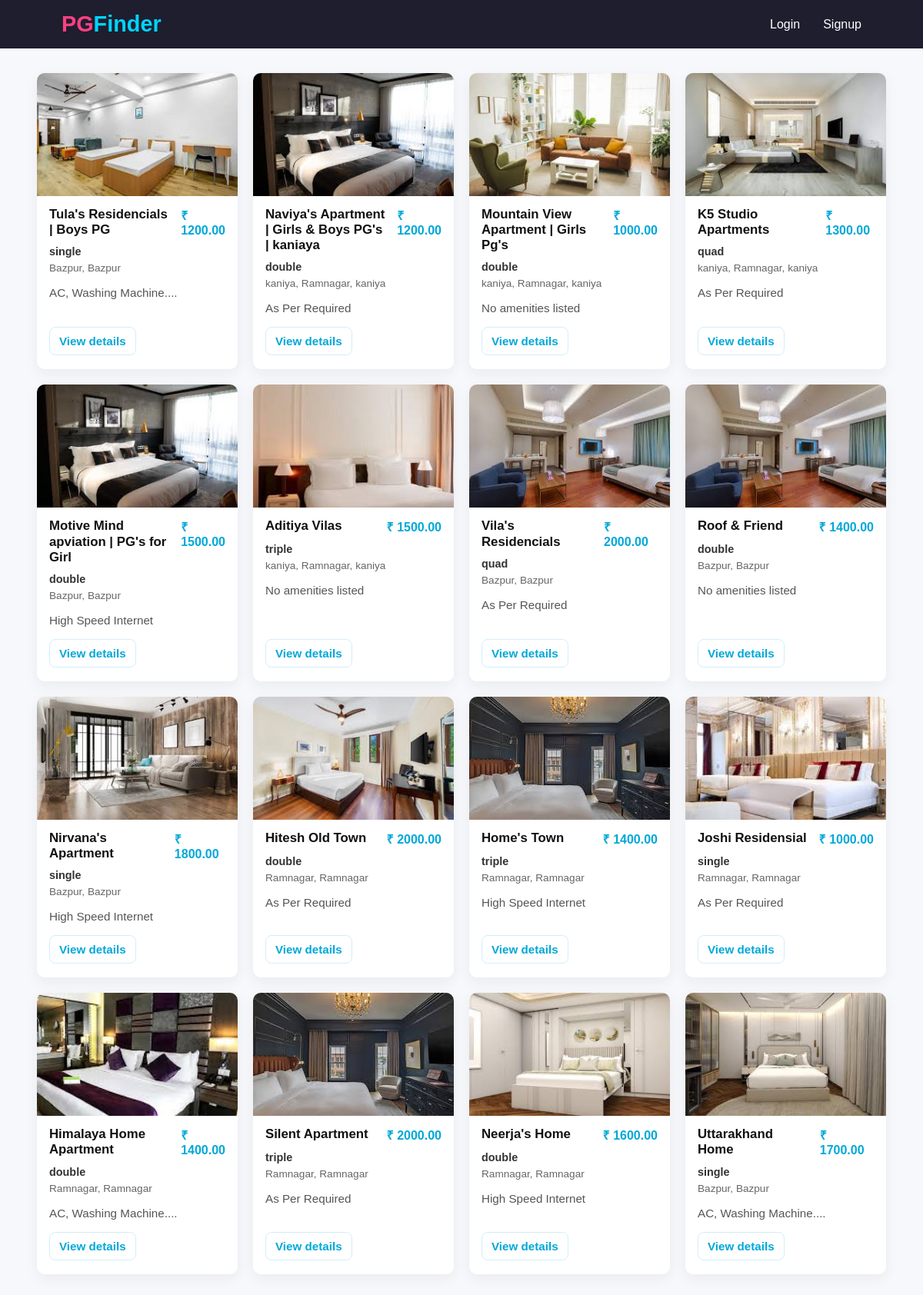
Page /pgs/ on the committed database.
### pgs/models.py (models this page shows, shortened)
class PGImage(models.Model):
    pg = models.ForeignKey(PgListing, on_delete=models.CASCADE, related_name="images")
    pg_image = models.ImageField(upload_to='pg_images/')
    uploaded_at = models.DateTimeField(auto_now_add=True)

class PgListing(models.Model):
    owner = models.ForeignKey(Users, on_delete=models.CASCADE)
    title = models.CharField(max_length=100)
    slug = models.SlugField(max_length=200,unique=True)
    description = models.TextField()
    address = models.CharField(max_length=255)
    city = models.CharField(max_length=100)
    state = models.CharField(max_length=100)
    pin_code = models.CharField(max_length=10)
    price_per_month = models.DecimalField(max_digits=10, decimal_places=2)
    available_from = models.DateField(auto_now_add=False)
    is_available = models.BooleanField(default=True)
    type_of_pg = models.CharField(max_length=20,blank=True,null=True, choices=[
        ('boys','Boys'),
        ('girls','Girls'),
        ('coed','Coed'),
        ('family','Family')
    ])
    amenities = models.TextField(help_text="Comma-separated list of amenities", blank=True, null=True)
    sharing_type = models.CharField(max_length=20, choices=[
        ('single','Single'),
        ('double','Double'),
        ('triple','Triple'),
        ('quad','Quad'),
    ])
    created_at = models.DateTimeField(auto_now_add=True)
    updated_at = models.DateTimeField(auto_now=True)

### pgs/views.py (the view)
# urls.py: path('pgs/', include('pgs.urls')),
def pgs(request):
    pgs = PgListing.objects.filter(owner__is_owner=True)
    context = {
        'pgs': pgs
    }
    return render(request, 'pgs/pgs.html', context)

### templates/pgs/pgs.html (shortened to what this page needs)
{% extends "base.html" %}
{% load static %}
{% block newlink %}
<link rel="stylesheet" href="{% static 'css/pgs.css' %}">
{% endblock %}
{% block content %}
<section class="pgs-page">
  <div class="container">
    {% if pgs %}
      <div class="grid">
        {% for pg in pgs %}
          <article class="card" aria-labelledby="title-{{ forloop.counter }}">
            <a class="cover-link" href="{% url 'pg_detail' pg.slug %}">
              <div class="cover">
                {% if pg.images.all %}
                  {% for pgimg in pg.images.all %}
                    {% if forloop.first %}
                      <img src="{{ pgimg.pg_image.url }}" alt="{{ pg.title }}">
                    {% endif %}
                  {% endfor %}
                {% else %}
                  <img src="{% static 'images/pg-placeholder.png' %}" alt="No image">
                {% endif %}
              </div>
            </a>
            <div class="card-body">
              <div class="card-top">
                <h3 id="title-{{ forloop.counter }}">{{ pg.title }}</h3>
                <div class="price">₹ {{ pg.price_per_month }}</div>
              </div>
              <div class="meta">
                <span class="sharing">{{ pg.sharing_type }}</span>
                <span class="pin">{{ pg.address }}, {{ pg.city }}</span>
              </div>
              <p class="amenities">{{ pg.amenities|default:"No amenities listed" }}</p>
              <div class="card-actions">
                <a class="button outline" href="{% url 'pg_detail' pg.slug %}">View details</a>
              </div>
            </div>
          </article>
        {% endfor %}
      </div>
    {% else %}
      <div class="empty">
        <p>No PGs found.</p>
      </div>
    {% endif %}
  </div>
</section>
{% endblock %}

### templates/base.html (shortened to what this page needs)
{% load static %}
<!DOCTYPE html>
<html lang="en">
<head>
  {% block link %}
  <link rel="stylesheet" href="{% static 'css/nav.css' %}">
  {% endblock %}
  {% block newlink %}{% endblock %}
</head>
<body>
{% include "includes/nav.html" %}
{% block content %}{% endblock %}
</body>
</html>

### templates/includes/nav.html (shortened to what this page needs)
{% load static %}
<nav class="navbar">
  <a class="logo" href="{% url 'home' %}">
    <div class="logo"> <span>PG</span>Finder</div>
  </a>
  <ul class="nav-links">
    {% if user.is_authenticated %}
      <li class="user-profile">
        <div class="profile-container" id="profileToggle">
          {% if user.profile.profile_image %}
            <img src="{{ user.profile.profile_image.url }}" alt="Profile" class="profile-img">
          {% else %}
            <img src="{% static 'images/user.png' %}" alt="Profile" class="profile-img">
          {% endif %}
          {% comment %} <span class="user-name">{{ user.first_name|default:user.username }}</span> {% endcomment %}
        </div>
        <div class="profile-sidebar" id="profileSidebar">
          <div class="sidebar-header">
            {% if user.profile.profile_image %}
              <img src="{{ user.profile.profile_image.url }}" alt="Profile" class="sidebar-profile-img">
            {% else %}
              <img src="{% static 'images/user.png' %}" alt="Profile" class="sidebar-profile-img">
            {% endif %}
            <div>
              <p class="sidebar-name">{{ user.first_name|default:user.username }}</p>
              <p class="sidebar-email">{{ user.email }}</p>
            </div>
          </div>
          <hr>
          <ul class="sidebar-menu">
            <li><a href="#">My Profile</a></li>
            <li><a href="#">My Bookings</a></li>
            <li><a href="#">Settings</a></li>
            <li><a href="#">Help & Support</a></li>
          </ul>
          <hr>
          <div class="sidebar-logout">
            <a href="{% url 'user_logout' %}" class="logout-btn">Logout</a>
          </div>
        </div>
      </li>
    {% else %}
      <li><a href="{%url 'user_login'%}">Login</a></li>
      <li><a href="{%url 'signup'%}">Signup</a></li>
    {% endif %}
  </ul>
</nav>

### PgFinder/static/css/nav.css (style rules this page uses)
* { margin: 0; padding: 0; box-sizing: border-box; }
.navbar { background-color: #1e1e2f; color: white; display: flex; justify-content: space-between; align-items: center; padding: 15px 80px; font-family: 'Poppins', sans-serif; }
.logo { font-size: 1.8rem; font-weight: 700; color: #00d4ff; text-decoration: none; }
.logo span { color: #ff4081; }
.nav-links { list-style: none; display: flex; gap: 30px; }
.nav-links a { text-decoration: none; color: white; font-size: 1rem; transition: color 0.3s ease, transform 0.3s ease; }

### PgFinder/static/css/pgs.css (style rules this page uses)
.pgs-page { font-family: 'Poppins', sans-serif; color: #1e1e2f; background: #f7f8fb; padding: 32px 0; }
.container { width: min(1180px, 92%); margin: 0 auto; }
.grid { display: grid; grid-template-columns: repeat(auto-fill, minmax(260px, 1fr)); gap: 20px; }
.card { background: #ffffff; border-radius: 10px; overflow: hidden; box-shadow: 0 6px 18px rgba(30,30,47,0.06); display: flex; flex-direction: column; transition: transform .15s ease, box-shadow .15s ease; }
.cover { width: 100%; height: 160px; background: #eee; display: flex; align-items: center; justify-content: center; overflow: hidden; }
.cover img { width: 100%; height: 100%; object-fit: cover; display: block; }
.card-body { padding: 14px 16px 18px; display: flex; flex-direction: column; gap: 10px; flex: 1; }
.card-top { display: flex; justify-content: space-between; align-items: flex-start; gap: 12px; }
.card h3 { font-size: 1.05rem; margin: 0; color: #111; line-height: 1.2; }
.price { color: #00a8d8; font-weight: 700; font-size: 1rem; }
.meta { display: flex; flex-direction: column; gap: 6px; font-size: 0.9rem; color: #555; }
.meta .sharing { font-weight: 600; color: #333; }
.meta .pin { font-size: 0.85rem; color: #666; }
.amenities { margin: 6px 0 0; color: #555; font-size: 0.95rem; flex-grow: 1; }
.card-actions { display: flex; gap: 10px; margin-top: 6px; }
.button { display: inline-flex; align-items: center; justify-content: center; padding: 9px 12px; border-radius: 8px; text-decoration: none; cursor: pointer; font-weight: 600; font-size: 0.95rem; }
.button.outline, .button.outline:visited { background: transparent; color: #00a8d8; border: 1.5px solid rgba(0,168,216,0.18); }

### rows in the picture
PgListing: title "Tula's Residencials | Boys PG", price_per_month "1200.00", sharing_type "single", address "Bazpur", city "Bazpur", amenities "AC, Washing Machine...."
PGImage: pg_image (picture)
PgListing: title "Naviya's Apartment | Girls & Boys PG's | kaniaya", price_per_month "1200.00", sharing_type "double", address "kaniya, Ramnagar", city "kaniya", amenities "As Per Required"
PGImage: pg_image (picture)
PgListing: title "Mountain View Apartment | Girls Pg's", price_per_month "1000.00", sharing_type "double", address "kaniya, Ramnagar", city "kaniya", amenities "No amenities listed"
PGImage: pg_image (picture)
PgListing: title "K5 Studio Apartments", price_per_month "1300.00", sharing_type "quad", address "kaniya, Ramnagar", city "kaniya", amenities "As Per Required"
PGImage: pg_image (picture)
PgListing: title "Motive Mind apviation | PG's for Girl", price_per_month "1500.00", sharing_type "double", address "Bazpur", city "Bazpur", amenities "High Speed Internet"
PGImage: pg_image (picture)
PgListing: title "Aditiya Vilas", price_per_month "1500.00", sharing_type "triple", address "kaniya, Ramnagar", city "kaniya", amenities "No amenities listed"
PGImage: pg_image (picture)
PgListing: title "Vila's Residencials", price_per_month "2000.00", sharing_type "quad", address "Bazpur", city "Bazpur", amenities "As Per Required"
PGImage: pg_image (picture)
PgListing: title "Roof & Friend", price_per_month "1400.00", sharing_type "double", address "Bazpur", city "Bazpur", amenities "No amenities listed"
PGImage: pg_image (picture)
PgListing: title "Nirvana's Apartment", price_per_month "1800.00", sharing_type "single", address "Bazpur", city "Bazpur", amenities "High Speed Internet"
PGImage: pg_image (picture)
PgListing: title "Hitesh Old Town", price_per_month "2000.00", sharing_type "double", address "Ramnagar", city "Ramnagar", amenities "As Per Required"
PGImage: pg_image (picture)
PgListing: title "Home's Town", price_per_month "1400.00", sharing_type "triple", address "Ramnagar", city "Ramnagar", amenities "High Speed Internet"
PGImage: pg_image (picture)
PgListing: title "Joshi Residensial", price_per_month "1000.00", sharing_type "single", address "Ramnagar", city "Ramnagar", amenities "As Per Required"
PGImage: pg_image (picture)
PgListing: title "Himalaya Home Apartment", price_per_month "1400.00", sharing_type "double", address "Ramnagar", city "Ramnagar", amenities "AC, Washing Machine...."
PGImage: pg_image (picture)
PgListing: title "Silent Apartment", price_per_month "2000.00", sharing_type "triple", address "Ramnagar", city "Ramnagar", amenities "As Per Required"
PGImage: pg_image (picture)
PgListing: title "Neerja's Home", price_per_month "1600.00", sharing_type "double", address "Ramnagar", city "Ramnagar", amenities "High Speed Internet"
PGImage: pg_image (picture)
PgListing: title "Uttarakhand Home", price_per_month "1700.00", sharing_type "single", address "Bazpur", city "Bazpur", amenities "AC, Washing Machine...."
PGImage: pg_image (picture)
